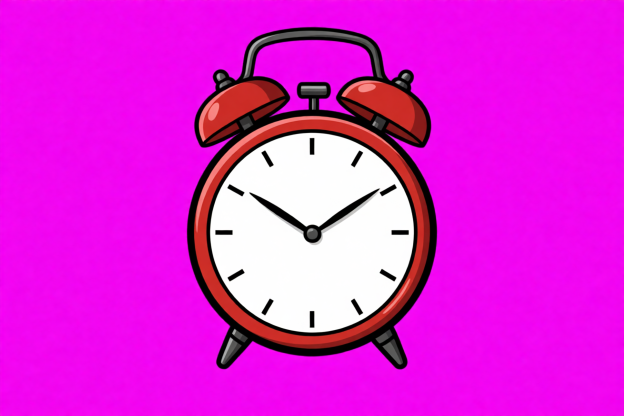
#> input picture design/frog/art/sources/props/clock-pick.png, 1248 x 832 px (shown at 1/2 size)
$ python art_build_props.py
#> lines starting #> are read from the running program, lines starting #| are printed output that depends on the picture; after the words box and inside, x2 and y2 are one past the last pixel; in counts of white or black regions, pixels touching at a corner belong together
#> in clock, src is the input picture: PIL image 1248x832 RGB; mean R, G, B 224.9, 37, 216.7
### design/frog/tools/art_build_gang.py
#!/usr/bin/env python3
"""The friends the laptop calls (the 'team called' scene), painted: Marek's picks of 2026-11-24 (gang round 6).

    python art_build_gang.py [--sheet out.png]

Reads design/frog/art/sources/gang/<friend>-up.png and <friend>-cut.png: each friend in its own brand's puppet style, in
a ninja outfit in shades of its one colour (llama green, platypus orange, monkey purple, corgi blue), with ONE katana:
'up' = raised before the strike, 'cut' = mid-slash, blade swung down in front. Made with qwen_edit.py: the mascot dressed
in its own pose first, then posed (see the memory note frog-gang-ninjas / ASSETS.md 2.x).

Each picture is cut off its magenta ground and sized so the friend's body (head top to soles, the blade left out) is
BODY px tall (measured on 'up'; the 'cut' gets the same scale, so a friend does not change size as it strikes); 'at' is
where the soles' middle is, 'dir' which way the blade points (the game mirrors each picture so the slash faces the
middle of the screen). Outlines are put in the frog's ink. Writes static/img/game/gang/<friend>-<pose>.<hash>.webp and
the GANG_ART table in frog-game.js between its markers.
"""
import argparse, hashlib, io, os, re
import numpy as np
from PIL import Image, ImageFilter
from scipy import ndimage
from art_build_gull import FROG, REPO, JS

SRC = os.path.join(FROG, 'art', 'sources', 'gang'); OUT = os.path.join(REPO, 'static', 'img', 'game', 'gang')
FRIENDS = ('monkey', 'llama', 'platypus', 'corgi'); POSES = ('up', 'cut')
BODY = 340          # px: head top to soles in the built picture


INK = (14, 14, 16)                       # the frog's ink (palette.json skins.frog.ink): every friend is outlined in it
RECOLOR = {'monkey': (142, 62, 200)}     # a friend's own colour that came out as the key colour: the monkey's headband


def keyed(path, f, pocket=16):
    """off the ground: the ground's colour is read off the picture's border (each picture's magenta is a little different);
    what is near it and joined to the edge goes, and big pockets of it that are really close (between an arm and the body).
    What is near it but is the friend's own (the monkey's bright purple headband) stays, recoloured to its purple."""
#> called with f = 'frog', pocket = 60
    D = np.asarray(Image.open(path).convert('RGB')).astype(np.int16)
    bg = np.median(np.concatenate([D[0], D[-1], D[:, 0], D[:, -1]]), axis=0); d = np.abs(D - bg).max(-1)
#> after `bg = np.median(np.concatenate([D[0], D[-1], D[:, 0], D[:, -1]]), axis=`: bg = [239, 10, 235]
    near = d < 60; lab, _ = ndimage.label(near); edge = np.unique(np.concatenate([lab[0], lab[-1], lab[:, 0], lab[:, -1]])); edge = edge[edge > 0]
#> after `near = d < 60`:
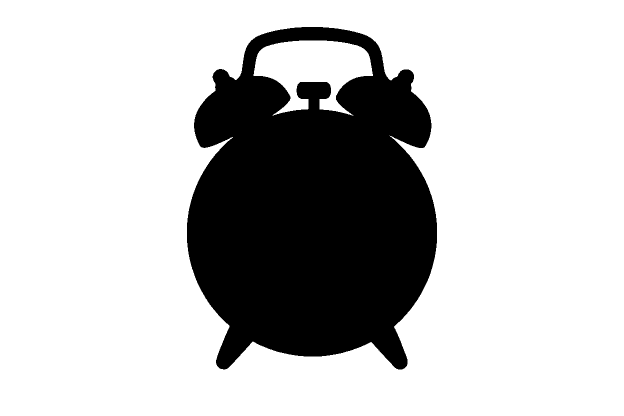
#> near: shape (832, 1248) bool (shown at 1/2 size); 76.1% white; 1 black region, box (x1, y1, x2, y2) and area: (374, 54, 874, 739) 248644
#> after `lab, _ = ndimage.label(near)`:
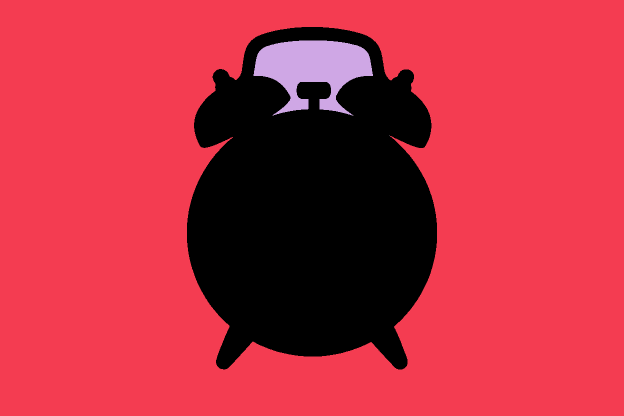
#> lab: shape (832, 1248) int32 (shown at 1/2 size); 5 distinct labels, from 0 to 4; one colour per label, 0 black
#> after `edge = np.unique(np.concatenate([lab[0], lab[-1], lab[:, 0], lab[:, -1`: edge = [1]
    close = d < pocket; lab2, _ = ndimage.label(close)        # (pocket: how near the key a shut-in pocket must be to go; a picture with nothing of its own near the key can take more)
    ground = np.isin(lab, edge) | (close & (ndimage.sum(close, lab2, lab2) > 400))
#> ground: shape (832, 1248) bool; 76.1% white; 1 black region, box (x1, y1, x2, y2) and area: (374, 54, 874, 739) 248646
    ground = ndimage.binary_dilation(ground, iterations=2)
#> ground: shape (832, 1248) bool; 76.7% white; 1 black region, box (x1, y1, x2, y2) and area: (376, 56, 872, 737) 242365
    D = D.copy()
    if f in RECOLOR:                                          # the friend's own near-key colour: its shading kept, its hue moved
        own = ~ground & (d < 75); L = D[own].mean(-1, keepdims=True) / 200.0
        D[own] = np.clip(np.array(RECOLOR[f]) * np.clip(L, 0.55, 1.2), 0, 255).astype(np.int16)
    al = np.asarray(Image.fromarray(((~ground) * 255).astype(np.uint8)).filter(ImageFilter.GaussianBlur(0.8))).astype(np.float32) / 255
    al = np.clip((al - 0.35) / 0.6, 0, 1)
    rim = (al > 0) & (al < 1); D[rim] = np.array(INK, np.int16)
#> after `rim = (al > 0) & (al < 1)`:
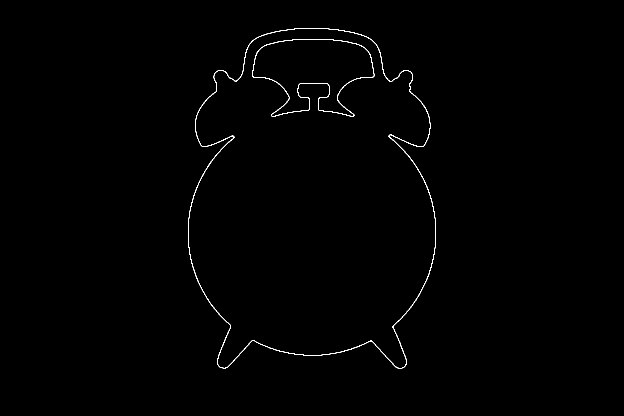
#> rim: shape (832, 1248) bool (shown at 1/2 size); 0.46% white in thin lines or dots, all inside (x1, y1, x2, y2) = (376, 56, 872, 737)
#> after `D[rim] = np.array(INK, np.int16)`: D: shape (832, 1248, 3) int16; mean R, G, B 225, 37, 216.7
    return Image.fromarray(np.dstack([D.clip(0, 255).astype(np.uint8), (al * 255).astype(np.uint8)]), 'RGBA')
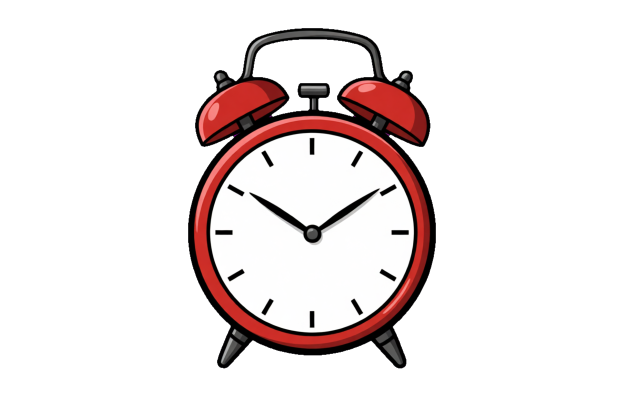
#> returned value: PIL image 1248x832 RGBA (shown at 1/2 size); mean R, G, B, A 225, 37, 216.7, 59.2; transparent parts drawn white


# [68 lines left out: functions inked, body_area, blade_side, body_box, main, not called in this run]


# [2 lines that do not run on import are left out]

### design/frog/tools/color_guardian.py
#!/usr/bin/env python3
"""The colour guardian: every frog picture in the game wears the logo's colours (design/frog/palette.json).

    python color_guardian.py check [files...]        # no files: every frog asset the game ships. Exit 1 if one is off.
    python color_guardian.py fix <in> [-o out]       # paint the palette over a picture (png/webp, or an svg's fills)
    python color_guardian.py rewire                  # fix the built game assets in place (new hashed names, JS + frog.json updated)
    python color_guardian.py propose <file>          # colours in a picture that the palette does not know (a new prop, a new skin)
    python color_guardian.py add <group> <id> <#hex> "<name>"     # enrich the palette (group: a skin, 'props' or 'extras')
    python color_guardian.py board [out.png]         # the colour board: swatches, and how far each asset is from them

Why: each new generation comes back a little different (the robe redder or more pastel, the ink brown or grey).
Where: after Marek has picked a look, before it ships. Build tools call fix(); ship.py runs check as a gate.

How a picture is read: its flat areas are gathered into its own few colours, each is given a family (ink, robe red,
skin green, belly cream, white, pink, steel grey) and, inside a family, a role by rank (the biggest red is the robe,
a clearly darker red its shade, a lighter one its highlight). So a picture that drifted as a whole is still read right.
How it is painted: every pixel moves by its colour's distance to the palette (edges blend between their two colours),
and flat pixels land exactly on the palette colour. Steel keeps its light and dark (blades are shaded); only a tint is
taken out. A colour of no family is matched to 'props' and 'extras' in the palette; if nothing is near, it is unknown:
check fails and says so, and the answer is `add` (a sake bottle, a new skin) or a redo.
"""
import argparse, hashlib, io, json, os, re, sys
import numpy as np
from PIL import Image

HERE = os.path.dirname(os.path.abspath(__file__)); FROG = os.path.dirname(HERE); REPO = os.path.dirname(os.path.dirname(FROG))
PALETTE = os.path.join(FROG, 'palette.json'); GAME = os.path.join(REPO, 'static', 'img', 'game', 'frog')
JS = os.path.join(REPO, 'static', 'js', 'views', 'frog-game.js')
TOL = 0.02           # how far a colour may sit from the palette (OKLab; about what an eye can just tell apart side by side)
SEED = 0.004         # a colour of the picture: at least this share of its flat pixels
NOT_COLOUR = ('breath-mouth', 'stun-eyes')       # masks, not pictures


# ---------- colour maths (OKLab) ----------
# [19 lines left out: functions to_lab, to_rgb, not called in this run]


def hx(rgb): return '#%02x%02x%02x' % tuple(int(v) for v in rgb)
def unhex(h): h = h.lstrip('#'); return [int(h[i:i + 2], 16) for i in (0, 2, 4)]


# ---------- the palette ----------
def palette(skin='frog'):
    P = json.load(open(PALETTE, encoding='utf-8'))
    out = {}
    for g, group in (('skin', P['skins'][skin]), ('props', P.get('props', {})), ('extras', P.get('extras', {}))):
        for k, v in group.items(): out[k] = dict(v, lab=to_lab(unhex(v['hex'])), group=g)
    return out


# [22 lines left out: functions family, clusters, not called in this run]


RANKED = {'red': ['robe', 'robe-dark', 'robe-light'], 'green': ['skin', 'skin-dark'], 'cream': ['belly', 'belly-dark']}       # the family's base first
# [95 lines left out: functions roles, shifts, read, verdict, flat_pixels, paint, not called in this run]


def load(path):
    return np.asarray(Image.open(path).convert('RGBA')).copy()


def fix_array(A, skin='frog'):
    pal = palette(skin); B = A.copy(); m = A[..., 3] > 0; first = None
    for _ in range(3):                                  # (a second look: colours that were apart can meet once painted)
        lab, w = flat_pixels(B); cl, sh, rows = read(lab, w, pal); first = first or rows
        if verdict(rows)[0]: break
        B[..., :3][m] = to_rgb(paint(to_lab(B[..., :3][m]), cl, sh))
    return B, first


def fix_image(img, skin='frog'):
    """for the build tools: a PIL picture in, the same picture in the palette's colours out"""
    B, _ = fix_array(np.asarray(img.convert('RGBA')).copy(), skin); return Image.fromarray(B, 'RGBA')


def check_array(A, skin='frog'):
    pal = palette(skin); lab, w = flat_pixels(A); _, _, rows = read(lab, w, pal); return rows


# ---------- svg (the rig's parts: stacked colour layers) ----------
FILL = re.compile(r'fill="#([0-9a-fA-F]{6})"')
# [21 lines left out: functions svg_colours, svg_raster, not called in this run]


def svg_read(text, skin='frog'):
    cols = svg_colours(text); keys = list(cols); lab = to_lab([unhex(k) for k in keys])
    return keys, lab, read(*flat_pixels(svg_raster(text)), palette(skin))


# [8 lines left out: function fix_svg, not called in this run]


# ---------- the game's assets ----------
OKS = os.path.join(FROG, 'palette-ok.json')        # the assets that passed: names are content hashes, so a name judged once stays judged
# [154 lines left out: functions assets, check_file, report, cmd_check, save_like, cmd_fix and 5 more, not called in this run]


# [2 lines that do not run on import are left out]

### design/frog/tools/art_build_props.py
#!/usr/bin/env python3
"""The painted power-ups and crate: the alarm clock, the fruit crate (fresh and burnt) and the fireworks bundle
(Marek's picks 2026-11-25: 'clock 3', 'crate 2', 'fireworks 3' of round props-r2).

    python design/frog/tools/art_build_props.py            # build, write PROP_ART into frog-game.js, sheet to the Desktop

Sources in design/frog/art/sources/props/:
  clock-pick.png      his clock; clock-nohands.png: the same clock through qwen_edit.py 'remove the hands', of which only the
                      face is used, so the hands can turn in code (they did in the drawn clock: a clock that ticks)
  crate-pick.png      his crate; crate-burnt.png: the same crate charred (qwen_edit.py from crate-pick.png), the game fades
                      from one to the other as the crate burns. The pieces it breaks into are cut from these two pictures.
  fireworks-pick.png  his bundle of five rockets; the spark at its fuse is lit in code.
The glows, the fireworks' burst, the gears and springs of a cut clock stay drawn in code.
"""
import hashlib, io, os, re
import numpy as np
from PIL import Image, ImageDraw, ImageFilter
from scipy import ndimage
from art_build_gull import FROG, REPO, JS
from art_build_gang import keyed
from color_guardian import fix_image

SRC = os.path.join(FROG, 'art', 'sources', 'props'); OUT = os.path.join(REPO, 'static', 'img', 'game', 'frog')
DESK = os.path.join(os.path.expanduser('~'), 'Desktop')
WIDTH = {'clock': 360, 'crate': 400, 'fireworks': 420}       # built widths (the crate is at most ~200 css px wide on screen)


# [9 lines left out: function charred, not called in this run]


def clean(img_or_path, burnt=False):
    k = keyed(img_or_path, 'frog', pocket=60) if isinstance(img_or_path, str) else img_or_path
    if burnt: k = charred(k)
    A = np.asarray(fix_image(k)).astype(np.float32)
    R, G, B = A[..., 0], A[..., 1], A[..., 2]
    A[..., 3] *= ~ndimage.binary_dilation((np.minimum(R, B) - G > 40) & (B > 80) & (R > 150), iterations=1)   # magenta fringe
    lab, n = ndimage.label(A[..., 3] > 128)
    if n > 1:
        size = ndimage.sum(np.ones_like(lab), lab, range(1, n + 1))
        A[..., 3] *= ndimage.binary_dilation(np.isin(lab, 1 + np.nonzero(size >= 400)[0]), iterations=2)
    A[A[..., 3] < 1, :3] = 0
    return Image.fromarray(A.clip(0, 255).astype(np.uint8), 'RGBA')


# [14 lines left out: functions fit, save, not called in this run]


def r1(v): return float(round(float(v), 1))


def clock():
    src = Image.open(os.path.join(SRC, 'clock-pick.png')).convert('RGB')
    A = np.asarray(keyed(os.path.join(SRC, 'clock-pick.png'), 'frog', pocket=60)); al = A[..., 3] > 128
#> after `al = A[..., 3] > 128`: al: shape (832, 1248) bool; 23.3% white; 1 white region, box (x1, y1, x2, y2) and area: (376, 56, 872, 737) 241668
    white = (A[..., 0] > 235) & (A[..., 1] > 235) & (A[..., 2] > 235) & al
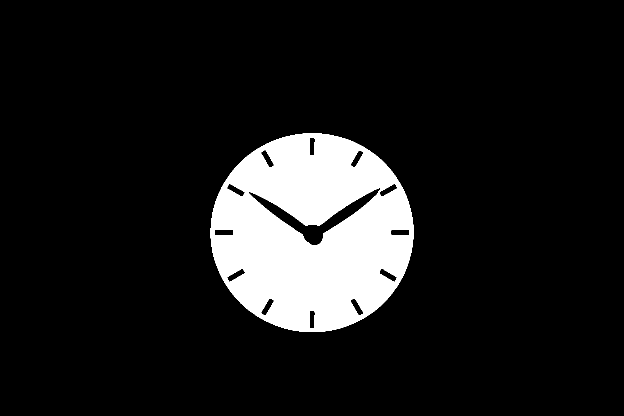
#> white: shape (832, 1248) bool (shown at 1/2 size); 11.2% white; 1 white region, box (x1, y1, x2, y2) and area: (421, 266, 827, 664) 116359
    lab, n = ndimage.label(white); big = 1 + np.argmax(ndimage.sum(white, lab, range(1, n + 1)))
#> after `lab, n = ndimage.label(white)`: n = 1
#> after `big = 1 + np.argmax(ndimage.sum(white, lab, range(1, n + 1)))`: big = 1
    ys, xs = np.nonzero(lab == big); cx, cy = (xs.min() + xs.max()) / 2, (ys.min() + ys.max()) / 2; face = (xs.max() - xs.min()) / 2
#> after `cx, cy = ((xs.min() + xs.max()) / 2, (ys.min() + ys.max()) / 2)`: cx = 623.5; cy = 464.5
#> after `face = (xs.max() - xs.min()) / 2`: face = 202.5
    row = np.nonzero(al[int(cy)])[0]; body = (row.max() - row.min()) / 2
#> after `row = np.nonzero(al[int(cy)])[0]`: row = 496 values from 376 to 871
#> after `body = (row.max() - row.min()) / 2`: body = 247.5
    # the face without its hands: the hand-free picture for the whole face (its ticks line up with his; half of each would blur them), his clock everywhere else
    nh = Image.open(os.path.join(SRC, 'clock-nohands.png')).convert('RGB').resize(src.size)
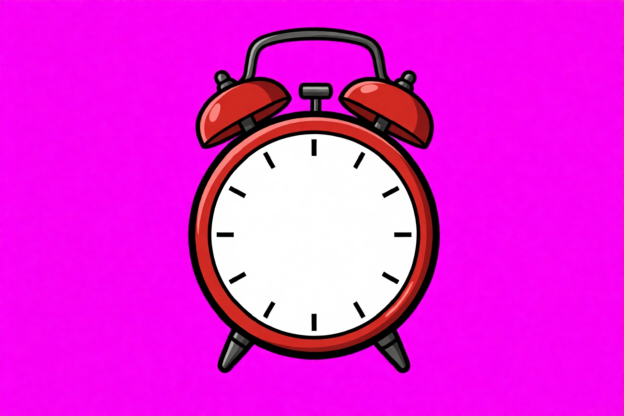
#> input picture design/frog/art/sources/props/clock-nohands.png, 1248 x 832 px (shown at 1/2 size)
#> nh is the input picture: PIL image 1248x832 RGB; mean R, G, B 231.5, 36.3, 220.1
    m = Image.new('L', src.size, 0); ImageDraw.Draw(m).ellipse((cx - face * 0.97, cy - face * 0.97, cx + face * 0.97, cy + face * 0.97), fill=255)
#> after `m = Image.new('L', src.size, 0)`: m: PIL image 1248x832 L; every value is 0
#> after `ImageDraw.Draw(m).ellipse((cx - face * 0.97, cy - face * 0.97, cx + fa`: m: PIL image 1248x832 L; 11.7% white; 1 white region, box (x1, y1, x2, y2) and area: (427, 268, 820, 661) 121265
    src.paste(nh, (0, 0), m.filter(ImageFilter.GaussianBlur(1.5)))
    img = clean(_key(src))
    pic, k, box = fit(img, 'clock')
    return {'img': pic, 'c': [r1((cx - box[0]) * k), r1((cy - box[1]) * k)], 'body': r1(body * k), 'face': r1(face * k)}


def _key(rgb):
    """keyed() takes a path: write the composite to a scratch file first"""
    p = os.path.join(SRC, '_tmp_key.png'); rgb.save(p)
    try: return keyed(p, 'frog', pocket=60)
#> call 2 of keyed, with f = 'frog', pocket = 60
#> in keyed (call 2), `D[rim] = np.array(INK, np.int16)`:
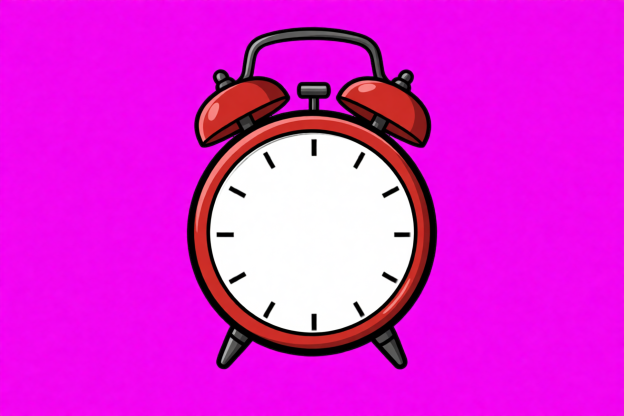
#> D: shape (832, 1248, 3) int16 (shown at 1/2 size); mean R, G, B 226, 38.1, 217.8
    finally: os.remove(p)


# [42 lines left out: functions crate, fireworks, sheet, not called in this run]


def main():
    cl, cr, fw = clock(), crate(), fireworks()
    print('sheet:', sheet(cl, cr, fw, os.path.join(DESK, 'props - painted.png')))
    line = ("const PROP_ART = {\n"
            f"    clock: {{ url: '{save(cl['img'], 'prop-clock')}', size: [{cl['img'].width}, {cl['img'].height}], c: {cl['c']}, body: {cl['body']}, face: {cl['face']} }},\n"
            f"    crate: {{ url: '{save(cr['img'], 'prop-crate')}', burnt: '{save(cr['burnt'], 'prop-crate-burnt')}', size: [{cr['img'].width}, {cr['img'].height}], box: {cr['box']},\n"
            f"        pieces: {cr['pieces']} }},\n"
            f"    fireworks: {{ url: '{save(fw['img'], 'prop-fireworks')}', size: [{fw['img'].width}, {fw['img'].height}], fuse: {fw['fuse']} }},\n"
            "};")
    src = open(JS, encoding='utf-8').read()
    new = re.sub(r'(// PROP_ART:begin[^\n]*\n).*?(\n// PROP_ART:end)', lambda m: m.group(1) + line + m.group(2), src, flags=re.S)
    if new == src: raise SystemExit('PROP_ART markers not found in frog-game.js:\n' + line)
    open(JS, 'w', encoding='utf-8', newline='').write(new); print(line)


if __name__ == '__main__':
#> (the run stopped early here; a loop or call above may not have finished)
